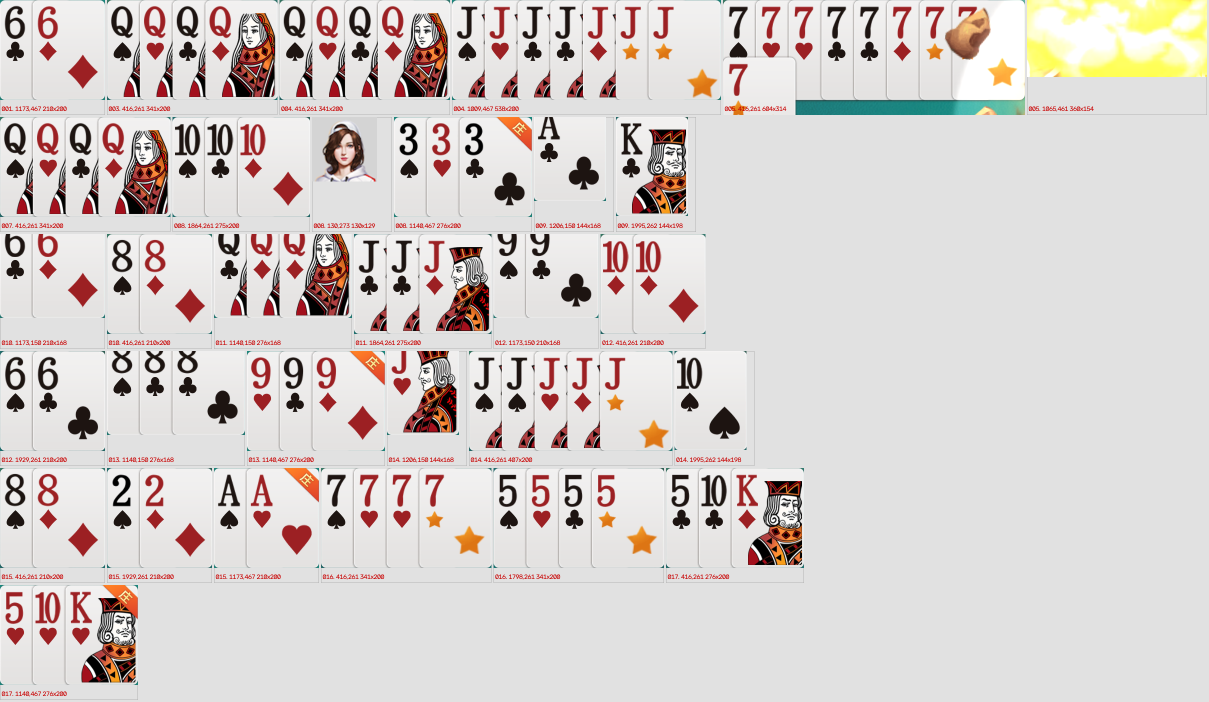
#> input picture debug_phone/center_boxes_sheet.png, 2418 x 1404 px (shown at 1/2 size)
$ python make_templates.py debug_phone/center_boxes_sheet.png
#> lines starting #> are read from the running program, lines starting #| are printed output that depends on the picture; after the words box and inside, x2 and y2 are one past the last pixel; in counts of white or black regions, pixels touching at a corner belong together
# -*- coding: utf-8 -*-
"""
五十K记牌器 · 模板整理与中央区裁剪

1) 按 LABELS 把 hand_raw 角标归类到 templates/hand/<类名>_<变体>.png
   类名 = 点数+花色首字母（S黑桃 H红心 C梅花 D方块），王=JK
2) 在指定帧的中央出牌区检测白色牌块，切角标 → templates/center_raw/ + 拼图
"""
import os
import shutil
import sys

import cv2
import numpy as np

ROOT = os.path.dirname(os.path.abspath(__file__))
HAND_RAW = os.path.join(ROOT, "templates", "hand_raw")
HAND_OUT = os.path.join(ROOT, "templates", "hand")
CTR_RAW = os.path.join(ROOT, "templates", "center_raw")

# 人工标注结果（查看 sheet_f0150 / sheet_f0100 后填写）
LABELS = {
    # frame_0150（24张）
    "f0150_s00": "JK", "f0150_s01": "JK", "f0150_s02": "JK",
    "f0150_s03": "5S", "f0150_s04": "5S", "f0150_s05": "5C", "f0150_s06": "5C",
    "f0150_s07": "QH", "f0150_s08": "QC", "f0150_s09": "QD",
    "f0150_s10": "9H", "f0150_s11": "9C", "f0150_s12": "9D",
    "f0150_s13": "8H", "f0150_s14": "8H", "f0150_s15": "8C",
    "f0150_s16": "2C", "f0150_s17": "2D",
    "f0150_s18": "4H", "f0150_s19": "4D",
    "f0150_s20": "3S", "f0150_s21": "3H", "f0150_s22": "7D", "f0150_s23": "6H",
    # frame_0100（19张）
    "f0100_s00": None, "f0100_s01": "JK",
    "f0100_s02": "JH", "f0100_s03": "JH", "f0100_s04": "JC", "f0100_s05": "JC",
    "f0100_s06": "KH", "f0100_s07": "TH", "f0100_s08": "TC", "f0100_s09": "TD",
    "f0100_s10": "5H", "f0100_s11": "2S", "f0100_s12": "2C",
    "f0100_s13": "QS", "f0100_s14": "QH", "f0100_s15": "7H", "f0100_s16": "7D",
    "f0100_s17": "8S", "f0100_s18": "6S",
}


def imread_cn(p):
    return cv2.imdecode(np.fromfile(p, dtype=np.uint8), cv2.IMREAD_COLOR)


def save_cn(p, img):
    ok, buf = cv2.imencode(os.path.splitext(p)[1], img)
    if ok:
        buf.tofile(p)


def organize_hand():
    os.makedirs(HAND_OUT, exist_ok=True)
    count = {}
    for name, cls in LABELS.items():
        if not cls:
            continue
        src = os.path.join(HAND_RAW, name + ".png")
        if not os.path.exists(src):
            continue
        count[cls] = count.get(cls, 0) + 1
        dst = os.path.join(HAND_OUT, f"{cls}_{count[cls]}.png")
        shutil.copyfile(src, dst)
    print(f"手牌模板: {sum(count.values())} 张, {len(count)} 类")
    print("类别:", sorted(count.keys()))


def find_glyph_clusters(band_dark, min_w=10, max_w=60, merge_gap=8):
    cols = band_dark > 2
    clusters = []
    start = None
    gap = 0
    for x, v in enumerate(cols):
        if v:
            if start is None:
                start = x
            gap = 0
        elif start is not None:
            gap += 1
            if gap >= merge_gap:
                clusters.append((start, x - gap))
                start = None
    if start is not None:
        clusters.append((start, len(cols) - 1))
    out = []
    for a, b in clusters:
        w = b - a
        if not (min_w <= w):
            continue
        if w > max_w:  # 宽簇（多张牌粘连/角标噪声）按 ~38px 均分拆开
            k = max(2, round(w / 38))
            step = w / k
            for j in range(k):
                out.append((int(a + j * step), int(a + (j + 1) * step)))
        else:
            out.append((a, b))
    return out


def harvest_center(paths):
    """中央出牌区白色牌块 → 角标裁剪"""
    os.makedirs(CTR_RAW, exist_ok=True)
    all_crops = []
    for path in paths:
        frame = imread_cn(path)
#> in imread_cn, returned value is the input picture: shape (1404, 2418, 3); mean B, G, R 205.8, 208.2, 215.2
        if frame is None:
            continue
        tag = os.path.splitext(os.path.basename(path))[0].split("_")[1]
        # 牌桌区域（避开顶部标题栏与底部手牌/状态栏）
        y0, y1 = 100, 445
        roi = frame[y0:y1, :]
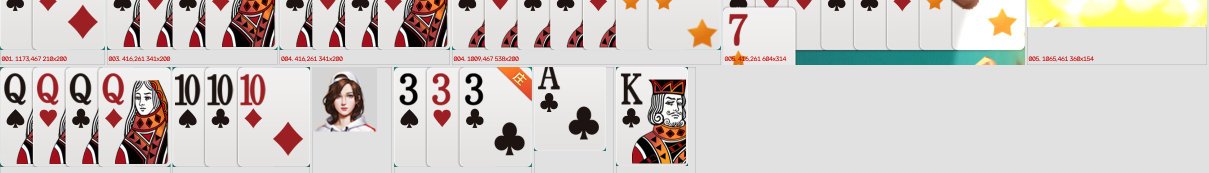
#> roi: shape (345, 2418, 3) (shown at 1/2 size); mean B, G, R 196.9, 201.1, 208.1
        mn = roi.min(axis=2).astype(np.int16)
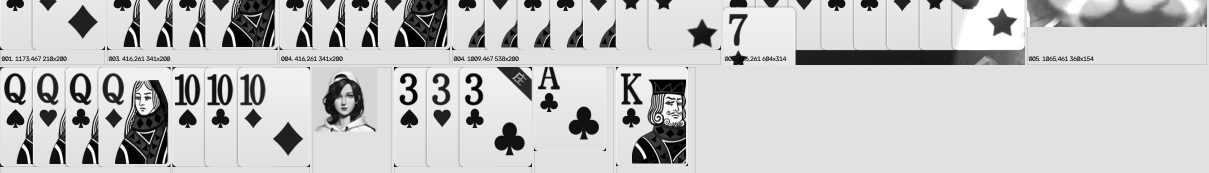
#> mn: shape (345, 2418) int16 (shown at 1/2 size); min 0, max 255, mean 195.2
        mx = roi.max(axis=2).astype(np.int16)
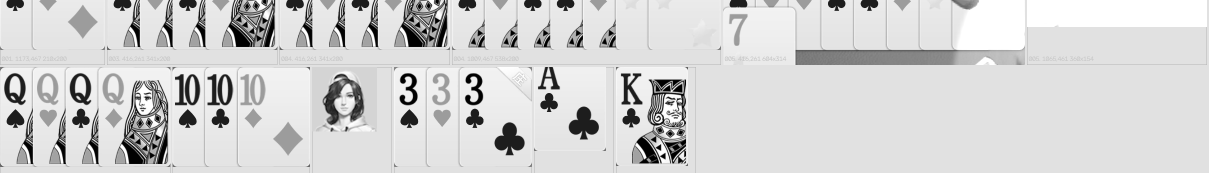
#> mx: shape (345, 2418) int16 (shown at 1/2 size); min 0, max 255, mean 209.8
        white = ((mn > 165) & (mx - mn < 55)).astype(np.uint8)
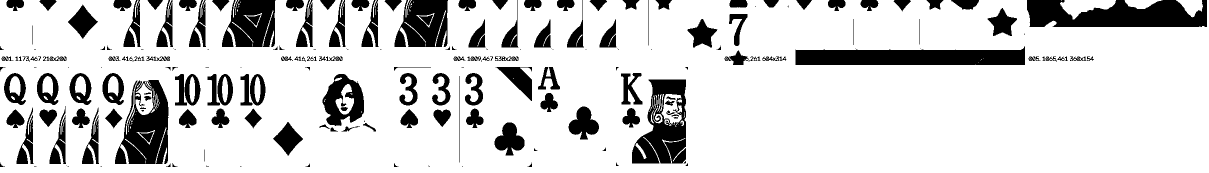
#> white: shape (345, 2418) (shown at 1/2 size); values 0 (black) and 1 (white), 82.2% white; 231 black regions (56 under 20 px), largest, box (x1, y1, x2, y2) and area: (2054, 0, 2414, 54) 14809, (1591, 92, 2050, 130) 13806, (1264, 159, 1372, 327) 10647
        n, lab, stats, _ = cv2.connectedComponentsWithStats(white, 8)
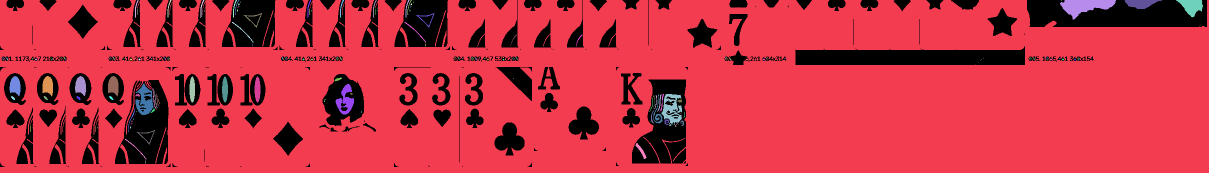
#> lab: shape (345, 2418) int32 (shown at 1/2 size); 189 distinct labels, from 0 to 188; one colour per label, 0 black
#> n = 189; stats = 189 rows, first 6: [0, 0, 2414, 334, 148664], [0, 0, 2418, 345, 669706], [270, 0, 7, 36, 74], [335, 0, 8, 35, 74], [401, 0, 8, 36, 75], [466, 0, 8, 35, 74]
        found = 0
        for i in range(1, n):
            x, y, w, h, area = stats[i]
            # 牌块尺寸（中央牌约 80~130 宽）
            if area < 3000 or w < 65 or h < 85 or w > 340 or h > 180:
                continue
            comp = frame[y0 + y: y0 + y + h, x: x + w]
            g = cv2.cvtColor(comp, cv2.COLOR_BGR2GRAY)
            # 中央牌点数行大约在牌顶下 15%~40% 高度
            ra, rb = int(h * 0.10), int(h * 0.45)
            dark = (g[ra:rb, :] < 125).sum(axis=0)
            clusters = find_glyph_clusters(dark)
            print(f"  {tag}: 组件({x},{y0+y},{w}x{h}) 字形簇 {clusters}")
            for ci, (a, b) in enumerate(clusters):
                cx = max(0, a - 8)
                cw = 46
                if cx + cw > w:
                    cw = w - cx
                if cw < 30:
                    continue
                crop = comp[0: h, cx: cx + cw]
                name = f"{tag}_c{i}_{ci}.png"
                save_cn(os.path.join(CTR_RAW, name), crop)
                all_crops.append((name, crop))
                found += 1
#> this loop made 188 passes
#> after the loop, all_crops = []; found = 0
        print(f"{tag}: 组件角标 {found}")
#| boxes: 组件角标 0
    if all_crops:
        ch = max(c.shape[0] for _, c in all_crops)
        cw = max(c.shape[1] for _, c in all_crops)
        cols_n = 8
        rows = (len(all_crops) + cols_n - 1) // cols_n
        sheet = np.full((rows * (ch * 2 + 26) + 6, cols_n * (cw * 2 + 10) + 6, 3), 40, np.uint8)
        for idx, (name, c) in enumerate(all_crops):
            r, col = divmod(idx, cols_n)
            big = cv2.resize(c, (c.shape[1] * 2, c.shape[0] * 2), interpolation=cv2.INTER_NEAREST)
            y, x = 6 + r * (ch * 2 + 26), 6 + col * (cw * 2 + 10)
            sheet[y:y + big.shape[0], x:x + big.shape[1]] = big
            cv2.putText(sheet, name.replace(".png", ""), (x, y + ch * 2 + 18),
                        cv2.FONT_HERSHEY_SIMPLEX, 0.4, (0, 255, 255), 1)
        sp = os.path.join(CTR_RAW, "sheet_center.png")
        save_cn(sp, sheet)
        print(f"中央区拼图: {sp}")


if __name__ == "__main__":
    organize_hand()
    frames = sys.argv[1:] or [
        os.path.join(ROOT, "samples", "pc_20260926_004419", "frame_0150_005411_865.png"),
        os.path.join(ROOT, "samples", "pc_20260926_004419", "frame_0100_004933_102.png"),
    ]
    print("\n中央区裁剪:")
    harvest_center(frames)
